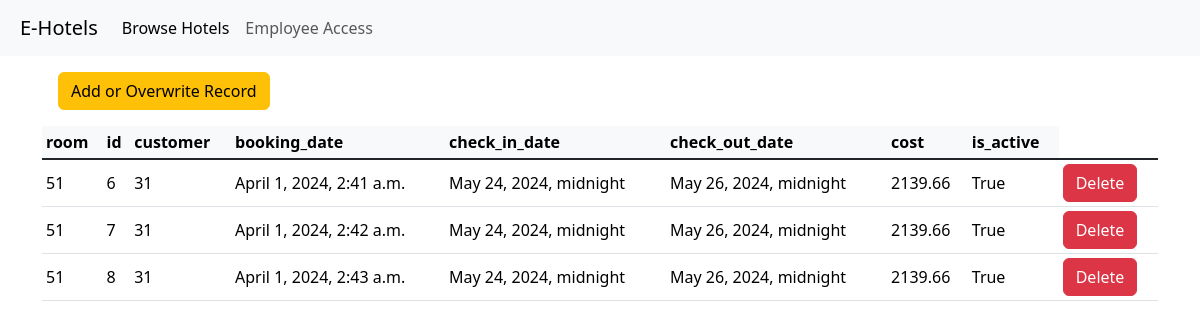
The app's page /employee/crud/BookingOrder/, older data.
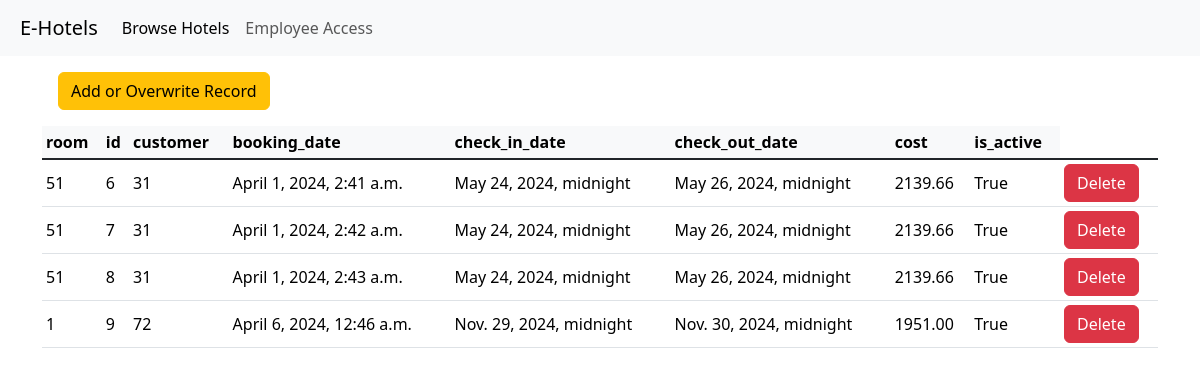
The same page, newer data.
### hotel_system/models.py (models this page shows)
class BookingOrder(models.Model):
    room = models.ForeignKey('Room', on_delete=models.CASCADE, related_name='orders')
    id = models.AutoField(primary_key=True)
    customer = models.ForeignKey('Customer', on_delete=models.CASCADE)
    booking_date = models.DateTimeField(auto_now_add=True)
    check_in_date = models.DateTimeField()
    check_out_date = models.DateTimeField()
    cost = models.DecimalField(max_digits=10, decimal_places=2)
    is_active = models.BooleanField()

### hotel_system/views.py (the view)
# urls.py: path("employee/crud/<str:model_name>/", views.crud)
def crud(request, model_name):
    try:
        Model = apps.get_model("hotel_system", model_name)
        fields = [field.name for field in Model._meta.get_fields() if not isinstance(field, models.ManyToOneRel)]
    except LookupError:
        raise Http404(f"Table: {model_name}, does not exist in the database")
    if request.method == "POST":
        data_dict = {key: request.POST.dict()[key] for key in fields}
        m = Model(**data_dict)
        m.save()
    rows = Model.objects.all().values_list()
    form = modelform_factory(Model, fields='__all__')
    return render(request, "crud.html", {"model_name": model_name, "rows": rows, "fields": fields, "form": form})

### hotel_system/templates/crud.html (shortened to what this page needs)
{% extends "base.html" %} {% block title %} Viewing {{model_name}} {% endblock %}
{% block content %}
<button type="button" class="btn btn-warning m-3" data-bs-toggle="modal" data-bs-target="#createModal">
    Add or Overwrite Record
</button>
<table class="table table-hover table-sm">
    <thead class="table-light">
        <tr>
            {% for field_name in fields %}
            <th>{{ field_name }}</th>
            {% endfor %}
        </tr>
    </thead>
    <tbody class="table-group-divider">
        {% for row in rows %}
        <tr>
            {% for value in row %}
            <td class="align-middle">{% if not value %}N/A{% else %}{{ value }}{% endif %}</td>
            {% endfor %}
            <td>
                <button type="button" class="btn btn-danger" data-bs-toggle="modal" data-bs-target="#deleteModal{{forloop.counter}}">Delete</button>
            </td>
        </tr>
            {% endfor %}
        </tbody>
    </table>
    {% endblock %}

### hotel_system/templates/base.html (shortened to what this page needs)
<!DOCTYPE html>
<html lang="en">
  <head>
    <link rel="stylesheet" href="https://cdn.jsdelivr.net/npm/bootstrap@5.3.3/dist/css/bootstrap.min.css"  rel="stylesheet" />
  </head>
  <body>
    <nav class="navbar navbar-expand-md bg-light p-2">
      <div class="container-fluid">
        <a class="navbar-brand" href="/">E-Hotels</a>
        <div class="collapse navbar-collapse" id="navbarNav">
          <ul class="navbar-nav">
            <li class="nav-item">
              <a class="nav-link active" href="/">Browse Hotels</a>
            </li>
            <li class="nav-item">
              <a class="nav-link" href="/employee/">Employee Access</a>
            </li>
          </ul>
        </div>
    </div>
    </nav>
    <div class="container">{% block content %} {% endblock %}</div>
  </body>
</html>

Row changes from the older to the newer data that the page shows:
added BookingOrder: row "1" "9" "72" "April 6, 2024, 12:46 a.m." "Nov. 29, 2024, midnight" "Nov. 30, 2024, midnight" "1951.00" "True"
